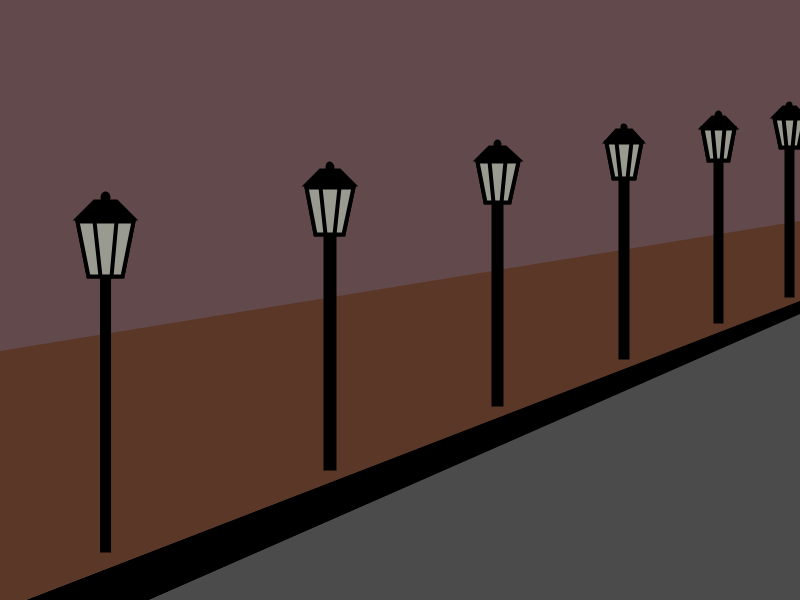
Frame 1 (no input)
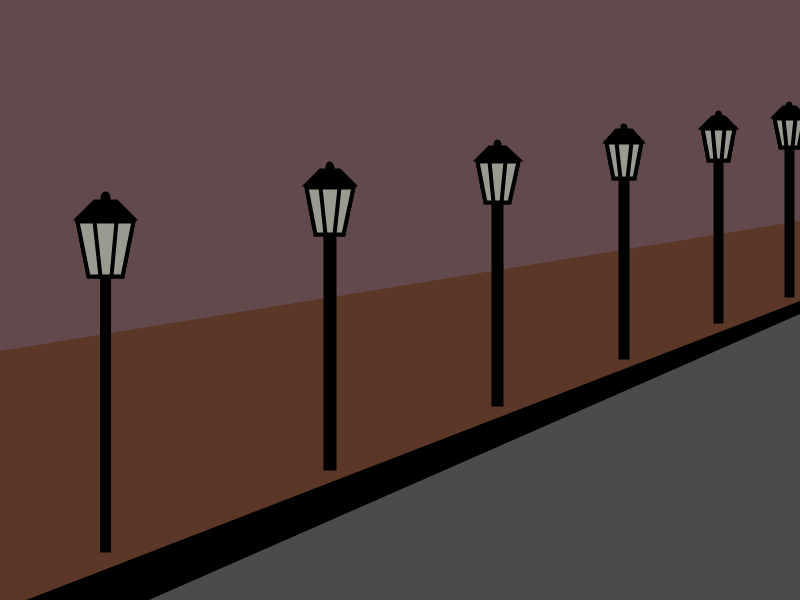
Frame 60 (the mouse pressed at the canvas centre just before this capture)
Frame 120 (the mouse held since frame 60 and released just before this capture): identical to frame 60, image omitted

The Processing sketch that drew these frames (run headless with seeded random() and noise(); from frame 60 on, the mouse is pressed at the canvas centre):

// Processing sketch: sketch_141115a
// ── sketch_141115a.pde
// Street Lights...
// The array of StreetLight objects....
StreetLight[] lights;
void setup() {
  size(800, 600);
  smooth();
  background(255);
  frameRate(150);
  // these variables are used in creating the street lights
  float x, y, m = -0.375, c;
  float h = 500, distance = 300;
  // Create 6 street lights
  lights = new StreetLight[6];
  x = 100; // x location of first street light
  c = height-10; // the intercept for locating the rest of lights
  for (int i = 0; i < 6; i++) {
    y = m*x+c;
    // create a new light at <x, y> of height h
    lights[i] = new StreetLight(x, y, h);
    h = h*0.75;
    distance = distance*0.75;
    x += distance;
  }
} // setup

void draw() {

  drawScene();
  fill(255);
  int i;
  // first draw all the lights (in their current state)
  for (i = 0; i < 6; i++)
    lights[i].display();
  // randomly turn some light on/off
  /*if ((frameCount%150) == 0) {
    i = int(random(6));
    if (lights[i].isOn()) {
      lights[i].turnOff();
    } 
    else {
      lights[i].turnOn();
    }
  }*/
} // draw

void keyPressed() {
  char[] keys = {'1', '2', '3', '4', '5', '6'};
  for (char i: keys) {
    if (key == i) {
      if (lights[int(str(i))-1].isOn()) {
        
        lights[int(str(i))-1].turnOff();
      }
      else {
        lights[int(str(i))-1].turnOn();
      }
    }
  }
}//press 1-6 on the keyboard to turn lights 1-6 on and off

void drawScene() {
  // draws the street scene...
  // curb
  smooth();
  fill(0);
  noStroke();
  quad(25, height, width, 300, width, 315, 150, height);
  // sidewalk
  noStroke();
  // fill(85, 82, 77);
  fill(90, 55, 39);
  beginShape();
  vertex(0, height-250);
  vertex(width, 220);
  vertex(width, 301);
  vertex(26, height);
  vertex(0, height);
  vertex(0, height-250);
  endShape(CLOSE);
  // dark background
  noStroke();
  fill(98, 73, 76);
  quad(0, height-249, width, 221, width, 0, 0, 0);
  // road
  noStroke();
  fill(75);
  triangle(149, height, width, 314, width, height);
} // drawScene





// ── StreetLight.pde
class StreetLight {
  //---Define class variables here---
  float x, y, h;
  boolean on;
  // constructor
  StreetLight(float tx, float ty, float th) {
    //---define your constructor and initial values here---   
    x = tx;
    y = ty;
    h = th;
    on = false;
  }
  boolean isOn() {
    return on;
  }
  void turnOn() {
    on = true;
  }
  void turnOff() {
    on = false;
  }
  void display() {
    drawLight();
  }
  void drawLight() {
    fill(0);
    rect(x, 0.5*y, 0.02*y, 0.5*y);
    stroke(0);
    strokeWeight(4);
    fill(255);
    beginShape();
      vertex(x-0.02*y, 0.5*y);
      vertex(x+0.04*y, 0.5*y);
      vertex(x+0.06*y, 0.5*y-0.10*y);
      vertex(x-0.04*y, 0.5*y-0.10*y);
    endShape(CLOSE);
    line(x-0.01*y, 0.5*y-0.10*y, x, 0.5*y);
    line(x+0.03*y, 0.5*y-0.10*y, x+0.02*y, 0.5*y);
    fill(0);
    beginShape();
      vertex(x-0.04*y, 0.5*y-0.105*y);
      vertex(x-0.01*y, 0.5*y-0.135*y);
      vertex(x+0.03*y, 0.5*y-0.135*y);
      vertex(x+0.06*y, 0.5*y-0.105*y);
    endShape(CLOSE);
    ellipseMode(CORNERS);
    ellipse(x+0.005*y, 0.5*y-0.15*y, x+0.015*y, 0.5*y-0.135*y);
    
    //turn on/off the light 
    if (on == false) {
      fill(#9A9B90);
    }
    else {
      fill(#F1F7AC);
    }
    stroke(0);
    strokeWeight(4);
    beginShape();
      vertex(x-0.02*y, 0.5*y);
      vertex(x+0.04*y, 0.5*y);
      vertex(x+0.06*y, 0.5*y-0.10*y);
      vertex(x-0.04*y, 0.5*y-0.10*y);
    endShape(CLOSE);
    line(x-0.01*y, 0.5*y-0.10*y, x, 0.5*y);
    line(x+0.03*y, 0.5*y-0.10*y, x+0.02*y, 0.5*y);   
    
    // draw the street light here
  }
} // end of class StreetLight
